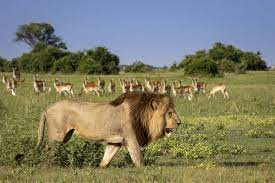
#> input picture task_4/lion3.jpg, 275 x 183 px
$ jupyter execute task4.3.ipynb
#> lines starting #> are read from the running program, lines starting #| are printed output that depends on the picture; after the words box and inside, x2 and y2 are one past the last pixel; in counts of white or black regions, pixels touching at a corner belong together
[cell 1]
# 📌 Take 2 image and combine it to form single image. For example collage

[cell 2]
import cv2

[cell 3]
lion = cv2.imread('lion3.jpg')
#> lion is the input picture: shape (183, 275, 3); mean B, G, R 104.5, 125.6, 126.8

[cell 4]
cv2.imshow('lion',lion)
cv2.waitKey()
cv2.destroyAllWindows()

[cell 5]
lion.shape
#> Out = (183, 275, 3)

[cell 6]
vishesh = cv2.imread('pic1.jpeg')
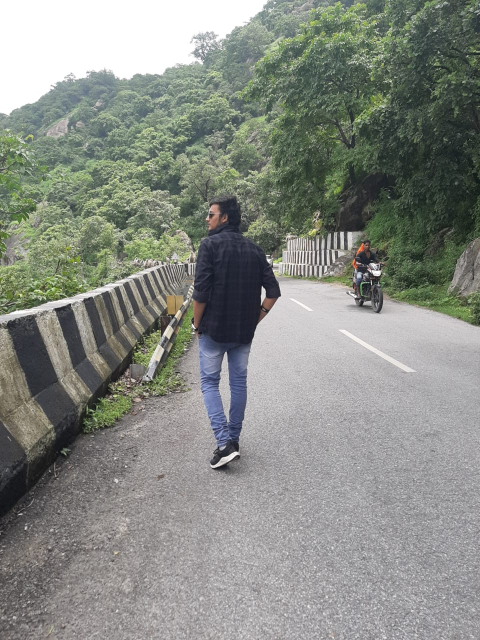
#> input picture task_4/pic1.jpeg, 960 x 1280 px (shown at 1/2 size)
#> vishesh is the input picture: shape (1280, 960, 3); mean B, G, R 132.3, 139, 135.4

[cell 7]
vishesh.shape
#> Out = (1280, 960, 3)

[cell 8]
cv2.imshow('vishesh',vishesh)
cv2.waitKey()
cv2.destroyAllWindows()

[cell 9]
lion1 = lion[90:160,40:180]
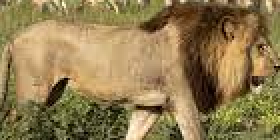
#> lion1: shape (70, 140, 3) (shown 2 times larger); mean B, G, R 80.6, 124.1, 145.3

[cell 10]
cv2.imshow('lion',lion1)
cv2.waitKey()
cv2.destroyAllWindows()

[cell 11]
vishesh[80:150,200:340] = lion1
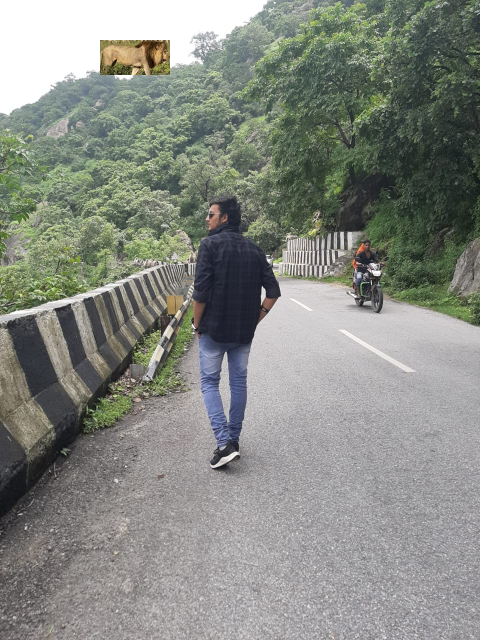
#> vishesh: shape (1280, 960, 3) (shown at 1/2 size); 0.8% of pixels changed, all inside (x1, y1, x2, y2) = (200, 80, 340, 150)
cv2.imshow('vishesh',vishesh)
cv2.waitKey()
cv2.destroyAllWindows()
